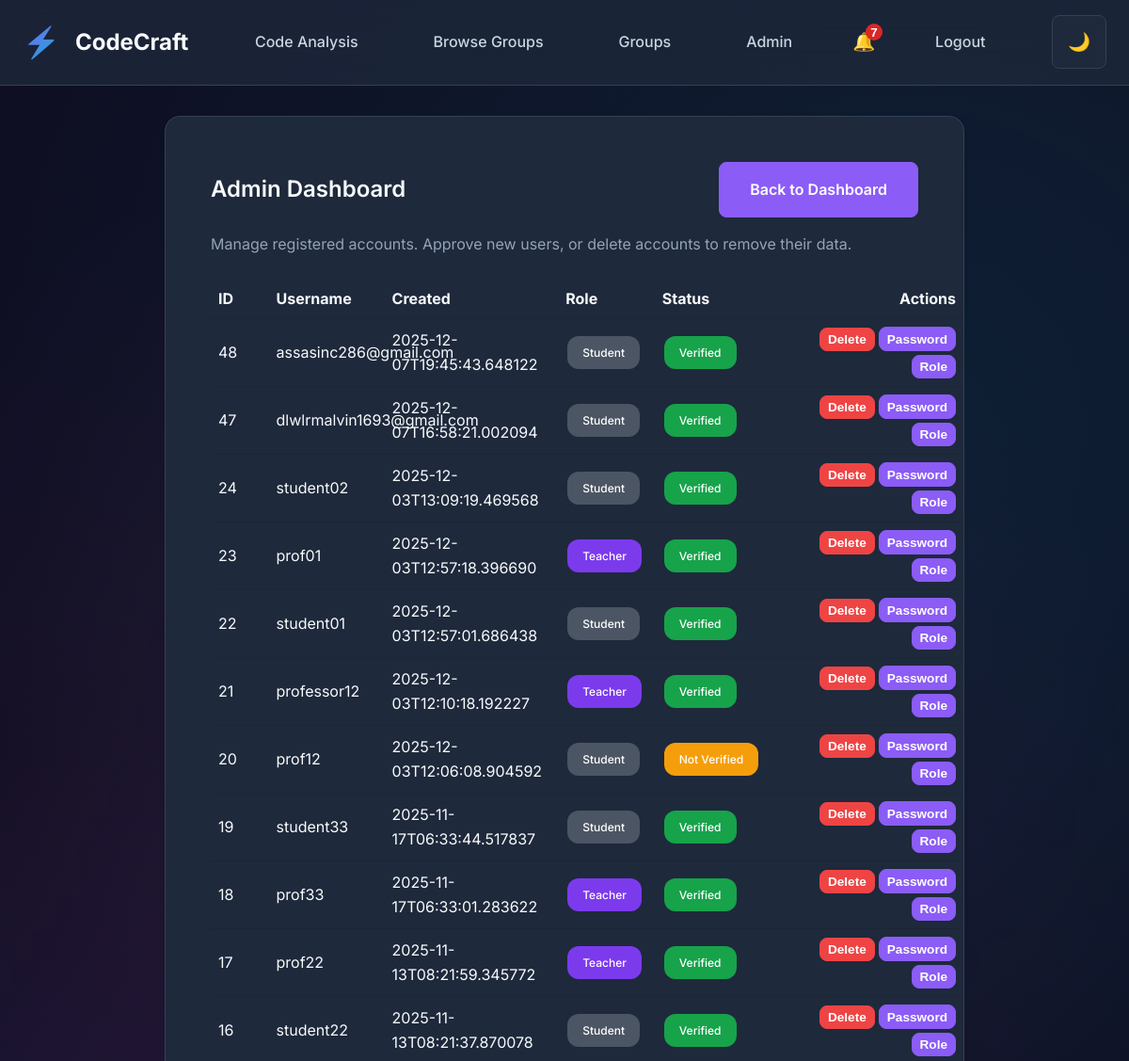
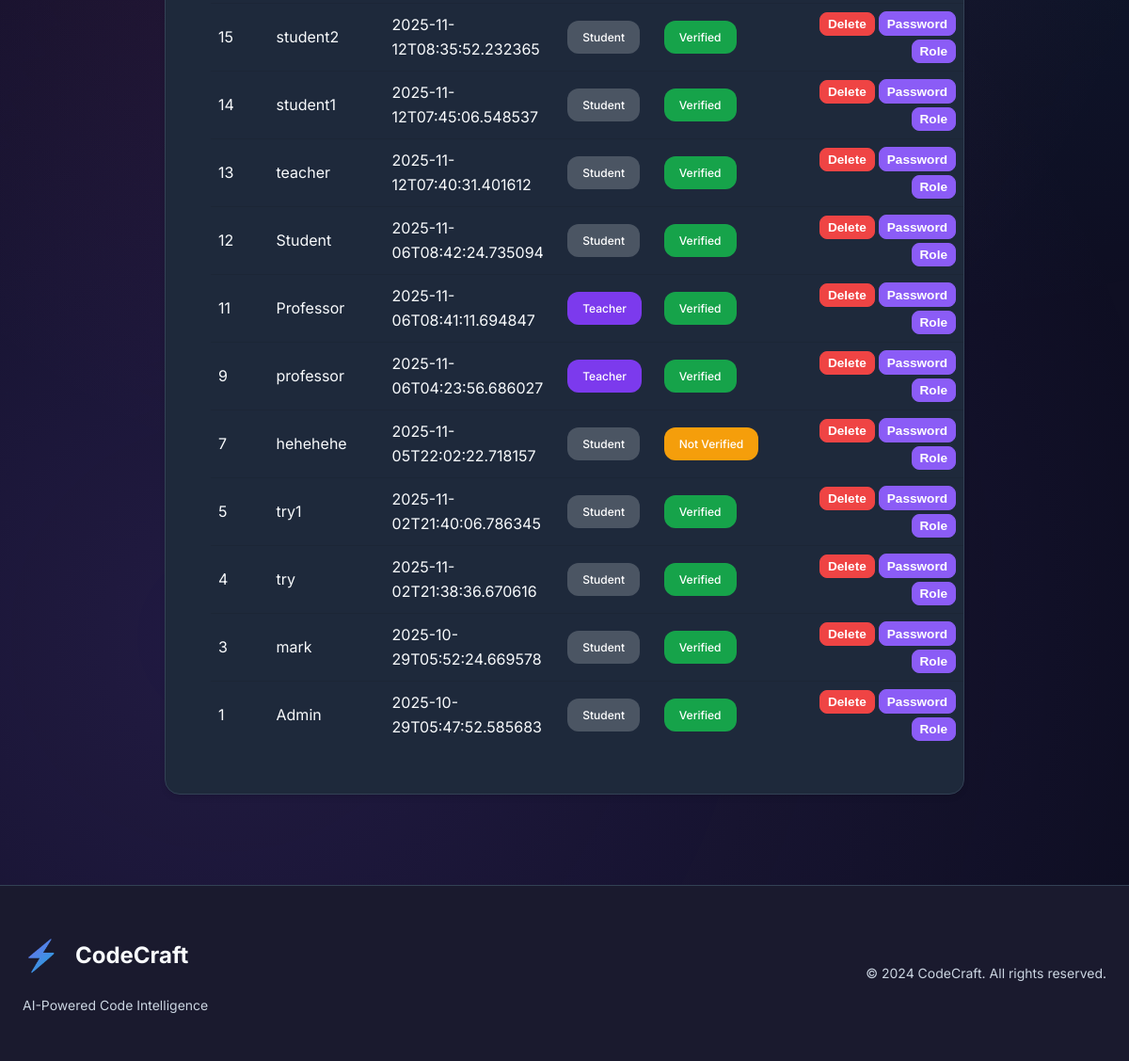
The page /admin (signed in) on the database its author committed (2 pictures, top to bottom).
### tables this page shows
CREATE TABLE users (
                id INTEGER PRIMARY KEY AUTOINCREMENT,
                username TEXT UNIQUE NOT NULL,
                password_hash TEXT NOT NULL,
                created_at TEXT NOT NULL,
                is_admin INTEGER NOT NULL DEFAULT 0,
                is_approved INTEGER NOT NULL DEFAULT 0,
                reset_requested INTEGER NOT NULL DEFAULT 0,
                role TEXT NOT NULL DEFAULT 'student'
            , verification_token TEXT, google_id TEXT, avatar TEXT, verification_code_expires TEXT);

### app.py (the view)
@app.route('/admin')
@admin_required
def admin_dashboard():
    users = list_all_users(app.config['DATABASE'])
    return render_template('admin.html', users=users)

### app.py (called while the page is built)
@app.before_request
def load_logged_in_user():
    g.user = None
    if 'user_id' in session:
        g.user = get_user_by_username(app.config['DATABASE'], session['user_id'])

def admin_required(view_func):
    @wraps(view_func)
    def wrapped(*args, **kwargs):
        if not g.user:
            flash('Please log in to continue.', 'warning')
            return redirect(url_for('login'))
        if not g.user.get('is_admin'):
            flash('Admin access required.', 'error')
            return redirect(url_for('dashboard'))
        return view_func(*args, **kwargs)
    return wrapped

### models.py (called while the page is built)
def _connect(db_path: str) -> sqlite3.Connection:
    conn = sqlite3.connect(db_path)
    conn.row_factory = sqlite3.Row
    return conn

def get_user_by_username(db_path: str, username: str) -> Optional[Dict[str, Any]]:
    conn = _connect(db_path)
    try:
        cur = conn.execute("SELECT * FROM users WHERE username = ?", (username,))
        row = cur.fetchone()
        return dict(row) if row else None
    finally:
        conn.close()

def list_all_users(db_path: str) -> List[Dict[str, Any]]:
    conn = _connect(db_path)
    try:
        cur = conn.execute(
            "SELECT id, username, created_at, is_admin, is_approved, reset_requested, role FROM users ORDER BY created_at DESC"
        )
        rows = cur.fetchall()
        return [dict(row) for row in rows]
    finally:
        conn.close()

### templates/admin.html (shortened to what this page needs)
{% extends 'base.html' %}
{% block content %}
<section class="card" style="max-width: 1000px; margin: 0 auto;">
	<div style="display:flex; justify-content: space-between; align-items: center; margin-bottom: 16px;">
		<h2 style="margin:0;">Admin Dashboard</h2>
		<a href="{{ url_for('dashboard') }}" class="button">Back to Dashboard</a>
	</div>
	<p class="muted" style="margin-top: 0;">Manage registered accounts. Approve new users, or delete accounts to remove their data.</p>
	<table class="table" style="width:100%; border-collapse: collapse;">
		<thead>
			<tr>
				<th style="text-align:left; padding: 8px;">ID</th>
				<th style="text-align:left; padding: 8px;">Username</th>
				<th style="text-align:left; padding: 8px;">Created</th>
				<th style="text-align:left; padding: 8px;">Role</th>
				<th style="text-align:left; padding: 8px;">Status</th>
				<th style="text-align:right; padding: 8px;">Actions</th>
			</tr>
		</thead>
		<tbody>
			{% for u in users %}
			<tr class="{% if u.reset_requested %}highlight-reset{% endif %}" style="border-top: 1px solid rgba(0,0,0,0.08);">
				<td style="padding: 8px;">{{ u.id }}</td>
				<td style="padding: 8px;">{{ u.username }}</td>
				<td style="padding: 8px;">{{ u.created_at }}</td>
				<td style="padding: 8px;">
					{% if u.role == 'admin' %}
						<span class="badge" style="background:#334155; color:white;">Admin</span>
					{% elif u.role == 'teacher' %}
						<span class="badge" style="background:#7c3aed; color:white;">Teacher</span>
					{% else %}
						<span class="badge" style="background:#4b5563; color:white;">Student</span>
					{% endif %}
				</td>
				<td style="padding: 8px;">
					{% if u.is_approved %}
						<span class="badge" style="background:#16a34a; color:white;">Verified</span>
					{% else %}
						<span class="badge" style="background:#f59e0b; color:white;">Not Verified</span>
					{% endif %}
				</td>
				<td style="padding: 8px; text-align: right;">
					<div class="actions-container">
						<div class="actions-buttons">
							{% if u.role != 'admin' %}
								<form method="POST" action="{{ url_for('admin_delete_user', user_id=u.id) }}" style="display:inline;" onsubmit="return confirm('Delete user \'{{ u.username }}\'? This will remove all their data.');">
									<button type="submit" class="button danger">Delete</button>
								</form>
							{% else %}
								<span class="muted">Protected</span>
							{% endif %}
							<button type="button" class="button" data-toggle="pw-{{ u.id }}">Password</button>
							<button type="button" class="button" data-toggle="role-{{ u.id }}">Role</button>
						</div>
					</div>
				</td>
			</tr>
			{% endfor %}
		</tbody>
	</table>
</section>
{% endblock %}

### static/style.css (style rules this page uses)
* { margin: 0; padding: 0; box-sizing: border-box; }
:root { --primary-purple: #8b5cf6; --primary-dark: #7c3aed; --primary-light: #a78bfa; --accent-purple: #c084fc; --accent-blue: #06b6d4; --accent-pink: #ec4899; --bg-primary: #0f0f23; --bg-secondary: #1a1a2e; --bg-tertiary: #16213e; --bg-surface: #1e293b; --bg-surface-hover: #334155; --text-primary: #f8fafc; --text-secondary: #cbd5e1; --text-muted: #94a3b8; --text-on-accent: #ffffff; --border-color: #334155; --border-light: #475569; --success: #10b981; --warning: #f59e0b; --error: #ef4444; --info: #3b82f6; --shadow-sm: 0 1px 2px 0 rgba(0, 0, 0, 0.05); --shadow-md: 0 4px 6px -1px rgba(0, 0, 0, 0.1); --shadow-lg: 0 10px 15px -3px rgba(0, 0, 0, 0.1); --shadow-xl: 0 20px 25px -5px rgba(0, 0, 0, 0.1); --shadow-purple: 0 0 20px rgba(139, 92, 246, 0.3); --spacing-xs: 0.5rem; --spacing-sm: 1rem; --spacing-md: 1.5rem; --spacing-lg: 2rem; --spacing-xl: 3rem; --spacing-2xl: 4rem; --radius-sm: 0.375rem; --radius-md: 0.5rem; --radius-lg: 0.75rem; --radius-xl: 1rem; --radius-2xl: 1.5rem; }
body { font-family: 'Inter', -apple-system, BlinkMacSystemFont, 'Segoe UI', Roboto, sans-serif; background: var(--bg-primary); color: var(--text-primary); line-height: 1.6; overflow-x: hidden; }
h1, h2, h3, h4, h5, h6 { font-weight: 600; line-height: 1.2; margin-bottom: var(--spacing-md); }
h2 { font-size: 2rem; max-width: 90%; margin: 0 auto; text-align: center; }
p { margin-bottom: var(--spacing-md); color: var(--text-secondary); }
.button { display: inline-flex; align-items: center; justify-content: center; padding: var(--spacing-sm) var(--spacing-lg); border: none; border-radius: var(--radius-md); font-weight: 600; text-decoration: none; cursor: pointer; transition: all 0.2s ease; font-size: 1rem; gap: var(--spacing-sm); background: var(--primary-purple); color: white; border: 1px solid var(--primary-purple); }
.card { background: var(--bg-surface); border: 1px solid var(--border-color); border-radius: var(--radius-xl); padding: var(--spacing-xl); box-shadow: var(--shadow-md); width: 850px; max-width: 90%; margin: 0 auto; }
.badge { display: inline-block; padding: 4px 8px; border-radius: var(--radius-sm); font-size: 0.75rem; font-weight: 500; white-space: nowrap; flex-shrink: 0; margin: 2px; }
.card h2 { color: var(--text-primary); margin-bottom: var(--spacing-lg); font-size: 1.5rem; }
.button.danger { background: var(--error); color: white; border-color: var(--error); }
.badge { background: var(--primary-purple); color: white; padding: var(--spacing-xs) var(--spacing-sm); border-radius: var(--radius-lg); font-size: 0.75rem; font-weight: 500; }
.muted { color: var(--text-muted); }

### templates/admin.html (style rules this page uses)
.table { table-layout: fixed; width: 100%; min-width: 800px; }
.table th:nth-child(1), .table td:nth-child(1) { width: 60px; }
.table th:nth-child(2), .table td:nth-child(2) { width: 120px; }
.table th:nth-child(3), .table td:nth-child(3) { width: 180px; }
.table th:nth-child(4), .table td:nth-child(4) { width: 100px; }
.table th:nth-child(5), .table td:nth-child(5) { width: 120px; }
.table th:nth-child(6), .table td:nth-child(6) { width: 200px; }
.actions-container { display: flex; flex-direction: column; gap: 4px; align-items: flex-end; }
.actions-buttons { display: flex; gap: 4px; flex-wrap: wrap; justify-content: flex-end; }
.actions-buttons .button { font-size: 0.85em; padding: 4px 8px; }

### rows shown on the page
users: id "48", username "assasinc286@gmail.com", created_at "2025-12-07T19:45:43.648122", role "Student", is_approved "Verified"
users: id "47", username "dlwlrmalvin1693@gmail.com", created_at "2025-12-07T16:58:21.002094", role "Student", is_approved "Verified"
users: id "24", username "student02", created_at "2025-12-03T13:09:19.469568", role "Student", is_approved "Verified"
users: id "23", username "prof01", created_at "2025-12-03T12:57:18.396690", role "Teacher", is_approved "Verified"
users: id "22", username "student01", created_at "2025-12-03T12:57:01.686438", role "Student", is_approved "Verified"
users: id "21", username "professor12", created_at "2025-12-03T12:10:18.192227", role "Teacher", is_approved "Verified"
users: id "20", username "prof12", created_at "2025-12-03T12:06:08.904592", role "Student", is_approved "Not Verified"
users: id "19", username "student33", created_at "2025-11-17T06:33:44.517837", role "Student", is_approved "Verified"
users: id "18", username "prof33", created_at "2025-11-17T06:33:01.283622", role "Teacher", is_approved "Verified"
users: id "17", username "prof22", created_at "2025-11-13T08:21:59.345772", role "Teacher", is_approved "Verified"
users: id "16", username "student22", created_at "2025-11-13T08:21:37.870078", role "Student", is_approved "Verified"
users: id "15", username "student2", created_at "2025-11-12T08:35:52.232365", role "Student", is_approved "Verified"
users: id "14", username "student1", created_at "2025-11-12T07:45:06.548537", role "Student", is_approved "Verified"
users: id "13", username "teacher", created_at "2025-11-12T07:40:31.401612", role "Student", is_approved "Verified"
users: id "12", username "Student", created_at "2025-11-06T08:42:24.735094", role "Student", is_approved "Verified"
users: id "11", username "Professor", created_at "2025-11-06T08:41:11.694847", role "Teacher", is_approved "Verified"
users: id "9", username "professor", created_at "2025-11-06T04:23:56.686027", role "Teacher", is_approved "Verified"
users: id "7", username "hehehehe", created_at "2025-11-05T22:02:22.718157", role "Student", is_approved "Not Verified"
users: id "5", username "try1", created_at "2025-11-02T21:40:06.786345", role "Student", is_approved "Verified"
users: id "4", username "try", created_at "2025-11-02T21:38:36.670616", role "Student", is_approved "Verified"
users: id "3", username "mark", created_at "2025-10-29T05:52:24.669578", role "Student", is_approved "Verified"
users: id "1", username "Admin", created_at "2025-10-29T05:47:52.585683", role "Student", is_approved "Verified"
